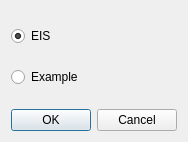
<?xml version="1.0" encoding="UTF-8"?>
<ui version="4.0">
 <class>CNewProjectDialog</class>
 <widget class="QDialog" name="CNewProjectDialog">
  <property name="geometry">
   <rect>
    <x>0</x>
    <y>0</y>
    <width>173</width>
    <height>142</height>
   </rect>
  </property>
  <property name="windowTitle">
   <string>Dialog</string>
  </property>
  <layout class="QGridLayout" name="gridLayout">
   <item row="0" column="0">
    <layout class="QVBoxLayout" name="verticalLayout">
     <item>
      <widget class="QRadioButton" name="rbEis">
       <property name="text">
        <string>EIS</string>
       </property>
       <property name="checked">
        <bool>true</bool>
       </property>
      </widget>
     </item>
     <item>
      <widget class="QRadioButton" name="rbExample">
       <property name="text">
        <string>Example</string>
       </property>
      </widget>
     </item>
    </layout>
   </item>
   <item row="0" column="1">
    <spacer name="verticalSpacer">
     <property name="orientation">
      <enum>Qt::Vertical</enum>
     </property>
     <property name="sizeHint" stdset="0">
      <size>
       <width>20</width>
       <height>92</height>
      </size>
     </property>
    </spacer>
   </item>
   <item row="1" column="0" colspan="2">
    <widget class="QDialogButtonBox" name="buttonBox">
     <property name="orientation">
      <enum>Qt::Horizontal</enum>
     </property>
     <property name="standardButtons">
      <set>QDialogButtonBox::Cancel|QDialogButtonBox::Ok</set>
     </property>
    </widget>
   </item>
  </layout>
 </widget>
 <resources/>
 <connections>
  <connection>
   <sender>buttonBox</sender>
   <signal>accepted()</signal>
   <receiver>CNewProjectDialog</receiver>
   <slot>accept()</slot>
   <hints>
    <hint type="sourcelabel">
     <x>248</x>
     <y>254</y>
    </hint>
    <hint type="destinationlabel">
     <x>157</x>
     <y>274</y>
    </hint>
   </hints>
  </connection>
  <connection>
   <sender>buttonBox</sender>
   <signal>rejected()</signal>
   <receiver>CNewProjectDialog</receiver>
   <slot>reject()</slot>
   <hints>
    <hint type="sourcelabel">
     <x>316</x>
     <y>260</y>
    </hint>
    <hint type="destinationlabel">
     <x>286</x>
     <y>274</y>
    </hint>
   </hints>
  </connection>
 </connections>
</ui>
